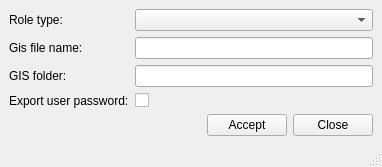
<?xml version="1.0" encoding="UTF-8"?>
<ui version="4.0">
 <class>readsql_create_project</class>
 <widget class="QMainWindow" name="readsql_create_project">
  <property name="geometry">
   <rect>
    <x>0</x>
    <y>0</y>
    <width>382</width>
    <height>166</height>
   </rect>
  </property>
  <property name="windowTitle">
   <string>Create Gis Project</string>
  </property>
  <widget class="QWidget" name="centralwidget">
   <layout class="QGridLayout" name="gridLayout">
    <item row="0" column="0">
     <widget class="QLabel" name="label_4">
      <property name="sizePolicy">
       <sizepolicy hsizetype="Maximum" vsizetype="Preferred">
        <horstretch>0</horstretch>
        <verstretch>0</verstretch>
       </sizepolicy>
      </property>
      <property name="text">
       <string>Role type:</string>
      </property>
     </widget>
    </item>
    <item row="2" column="1" colspan="3">
     <widget class="QLineEdit" name="txt_gis_folder"/>
    </item>
    <item row="3" column="1" colspan="2">
     <widget class="QCheckBox" name="chk_export_passwd">
      <property name="text">
       <string/>
      </property>
     </widget>
    </item>
    <item row="1" column="0">
     <widget class="QLabel" name="label">
      <property name="sizePolicy">
       <sizepolicy hsizetype="Maximum" vsizetype="Preferred">
        <horstretch>0</horstretch>
        <verstretch>0</verstretch>
       </sizepolicy>
      </property>
      <property name="text">
       <string>Gis file name:</string>
      </property>
     </widget>
    </item>
    <item row="0" column="1" colspan="3">
     <widget class="QComboBox" name="cmb_roletype"/>
    </item>
    <item row="2" column="0">
     <widget class="QLabel" name="label_2">
      <property name="sizePolicy">
       <sizepolicy hsizetype="Maximum" vsizetype="Preferred">
        <horstretch>0</horstretch>
        <verstretch>0</verstretch>
       </sizepolicy>
      </property>
      <property name="text">
       <string>GIS folder:</string>
      </property>
     </widget>
    </item>
    <item row="1" column="1" colspan="3">
     <widget class="QLineEdit" name="txt_gis_file">
      <property name="sizePolicy">
       <sizepolicy hsizetype="Preferred" vsizetype="Fixed">
        <horstretch>0</horstretch>
        <verstretch>0</verstretch>
       </sizepolicy>
      </property>
     </widget>
    </item>
    <item row="3" column="0">
     <widget class="QLabel" name="label_3">
      <property name="sizePolicy">
       <sizepolicy hsizetype="Maximum" vsizetype="Preferred">
        <horstretch>0</horstretch>
        <verstretch>0</verstretch>
       </sizepolicy>
      </property>
      <property name="text">
       <string>Export user password:</string>
      </property>
     </widget>
    </item>
    <item row="5" column="0" colspan="4">
     <layout class="QGridLayout" name="gridLayout_2">
      <item row="0" column="1">
       <widget class="QPushButton" name="btn_accept">
        <property name="text">
         <string>Accept</string>
        </property>
       </widget>
      </item>
      <item row="0" column="2">
       <widget class="QPushButton" name="btn_close">
        <property name="text">
         <string>Close</string>
        </property>
       </widget>
      </item>
      <item row="0" column="0">
       <spacer name="horizontalSpacer">
        <property name="orientation">
         <enum>Qt::Horizontal</enum>
        </property>
        <property name="sizeHint" stdset="0">
         <size>
          <width>40</width>
          <height>20</height>
         </size>
        </property>
       </spacer>
      </item>
     </layout>
    </item>
    <item row="6" column="0">
     <spacer name="verticalSpacer">
      <property name="orientation">
       <enum>Qt::Vertical</enum>
      </property>
      <property name="sizeHint" stdset="0">
       <size>
        <width>20</width>
        <height>40</height>
       </size>
      </property>
     </spacer>
    </item>
   </layout>
  </widget>
  <widget class="QStatusBar" name="statusbar"/>
  <action name="actionCreate_Sample">
   <property name="text">
    <string>Create Sample</string>
   </property>
  </action>
  <action name="actionCreate_Sample_Dev">
   <property name="text">
    <string>Create Sample Dev</string>
   </property>
  </action>
 </widget>
 <resources/>
 <connections/>
</ui>
